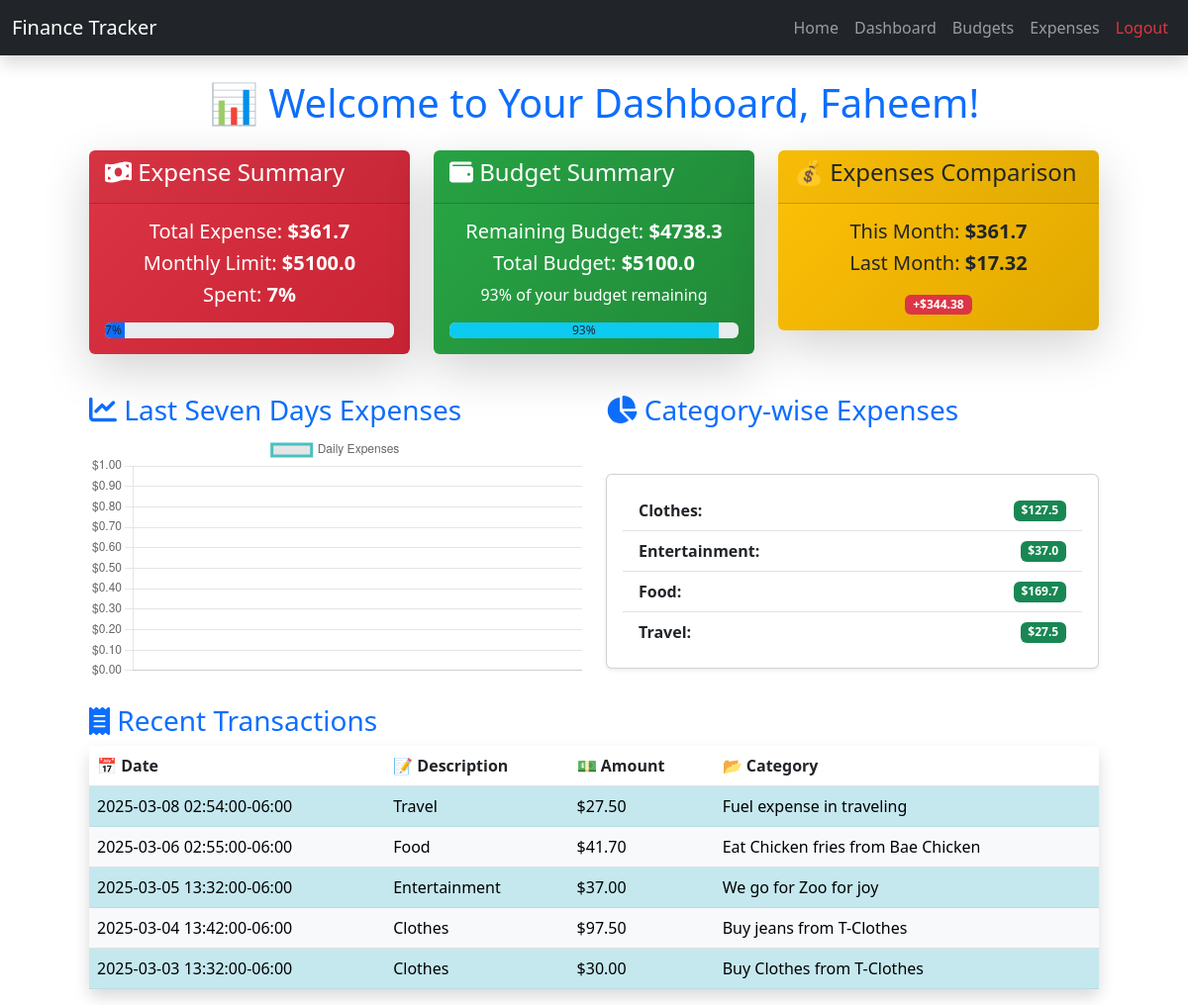
Page /dashboard (signed in) on the earlier database version.
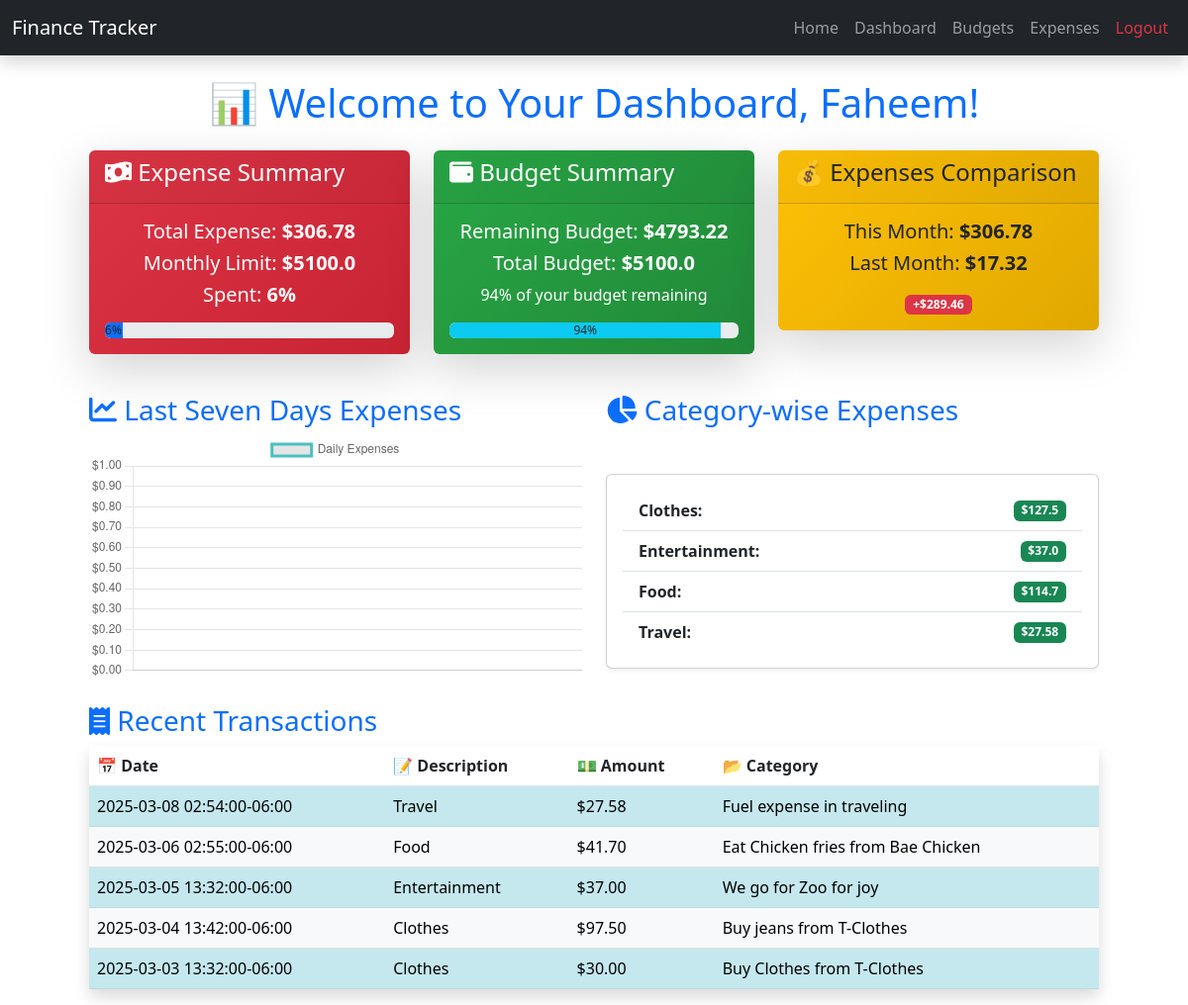
Same page on the later database version.
### app/models.py (models this page shows, shortened)
class User(db.Model, UserMixin):
    id = db.Column(db.Integer, primary_key=True)
    username = db.Column(db.String(150), unique=True, nullable=False)
    email = db.Column(db.String(150), unique=True, nullable=False)
    password_hash = db.Column(db.String(128))

class Budget(db.Model):
    id = db.Column(db.Integer, primary_key=True)
    user_id = db.Column(db.Integer, db.ForeignKey('user.id'), nullable=False)
    amount = db.Column(db.Float, nullable=False, default=0.0)  # Budget amount
    period = db.Column(db.String(10), nullable=False, default="monthly")  # monthly, weekly, biweekly
    created_at = db.Column(db.DateTime, nullable=False, default=lambda: datetime.now(utc_zone))
    month = db.Column(db.Integer, nullable=False)
    year = db.Column(db.Integer, nullable=False)

class Category(db.Model):
    id = db.Column(db.Integer, primary_key=True)
    name = db.Column(db.String(50), unique=True, nullable=False)

class Expense(db.Model):
    id = db.Column(db.Integer, primary_key=True)
    user_id = db.Column(db.Integer, db.ForeignKey('user.id'), nullable=False)
    amount = db.Column(db.Float, nullable=False)
    category_id = db.Column(db.Integer, db.ForeignKey('category.id'), nullable=False)
    description = db.Column(db.String(255), nullable=True)
    date = db.Column(db.DateTime, nullable=False, default=lambda: datetime.now(utc_zone).astimezone(local_tz))
    category = db.relationship('Category', backref='expenses')

### app/routes.py (the view)
@bp.route('/dashboard', methods=['GET'])
@login_required
def dashboard():
    current_month = datetime.utcnow().month
    current_year = datetime.utcnow().year
    today = datetime.utcnow()
    monthly_budget = Budget.query.filter_by(user_id=current_user.id, period="monthly", month=current_month, year=current_year).first()
    monthly_budget_amount = monthly_budget.amount if monthly_budget else 0
    total_expenses = round(db.session.query(func.sum(Expense.amount)).filter(
        Expense.user_id == current_user.id,
        func.extract('month', Expense.date) == current_month,
        func.extract('year', Expense.date) == current_year
    ).scalar() or 0, 2)
    remaining_monthly_budget = round(monthly_budget_amount - total_expenses, 2)
    remaining_budget_percentage = round((remaining_monthly_budget / monthly_budget_amount) * 100) if monthly_budget_amount > 0 else 0
    category_expenses = db.session.query(Category.name, func.sum(Expense.amount)).join(Expense).filter(
        Expense.user_id == current_user.id,
        func.extract('month', Expense.date) == current_month,
        func.extract('year', Expense.date) == current_year
    ).group_by(Category.name).all()
    category_expenses_data = [{"category": category, "total": total} for category, total in category_expenses]
    last_7_days_expenses = db.session.query(func.extract('day', Expense.date), func.sum(Expense.amount)).filter(
        Expense.user_id == current_user.id,
        Expense.date >= today - timedelta(days=7),
        Expense.date <= today
    ).group_by(func.extract('day', Expense.date)).all()
    last_7_days_expenses_data = [{"day": int(day), "total": total} for day, total in last_7_days_expenses]
    last_month = current_month - 1 if current_month > 1 else 12
    last_month_year = current_year if current_month > 1 else current_year - 1
    last_month_expenses = db.session.query(func.sum(Expense.amount)).filter(
        Expense.user_id == current_user.id,
        func.extract('month', Expense.date) == last_month,
        func.extract('year', Expense.date) == last_month_year
    ).scalar() or 0
    expense_percentage = round((total_expenses / monthly_budget_amount) * 100) if monthly_budget_amount > 0 else 0
    last_5_expenses = db.session.query(Expense).filter_by(user_id=current_user.id).order_by(Expense.date.desc()).limit(5).all()
    last_5_expenses_data = [{
        'description': expense.description,
        'amount': expense.amount,
        'category': expense.category,
        'date': expense.date.astimezone(local_tz)
    } for expense in last_5_expenses]
    expenses_exceeded = total_expenses > monthly_budget_amount
    return render_template("dashboard.html",
                           monthly_budget=monthly_budget_amount,
                           total_expenses=total_expenses,
                           remaining_budget=remaining_monthly_budget,
                           remaining_budget_percentage=remaining_budget_percentage,
                           category_expenses=category_expenses_data,
                           daily_expenses=last_7_days_expenses_data,
                           expense_percentage=expense_percentage,
                           last_month_expenses=last_month_expenses,
                           current_month=current_month,
                           current_year=current_year,
                           last_month=last_month,
                           last_month_year=last_month_year,
                           last_5_expenses=last_5_expenses_data,
                           expenses_exceeded=expenses_exceeded)

### app/__init__.py (called while the page is built)
@login_manager.user_loader
def load_user(user_id):
    from app.models import User
    return User.query.get(int(user_id))

### app/templates/dashboard.html (shortened to what this page needs)
{% extends 'base.html' %}
{% block content %}
<div class="container-fluid px-5">
    <div class="grid">
        <h1 class="my-4 text-center text-primary">📊 Welcome to Your Dashboard, {{ current_user.username }}!</h1>
        <div class="row">
            <div class="col-md-4">
                <div class="card text-white mb-3 shadow-lg border-0" style="background: linear-gradient(135deg, #dc3545, #c82333);">
                    <div class="card-header d-flex justify-content-between align-items-center">
                        <h4><i class="fas fa-money-bill-wave"></i> Expense Summary</h4>
                    </div>
                    <div class="card-body text-center">
                        <h5 class="card-title">Total Expense: <strong>${{ total_expenses }}</strong></h5>
                        <h5 class="card-title">Monthly Limit: <strong>${{ monthly_budget }}</strong></h5>
                        <h5 class="card-title">Spent: <strong>{{ expense_percentage }}%</strong></h5>
                        <div class="progress mt-3">
                            <div class="progress-bar bg-primary text-dark" role="progressbar"
                                style="width: {{ expense_percentage }}%;"
                                aria-valuenow="{{ expense_percentage }}"
                                aria-valuemin="0" aria-valuemax="100">
                                {{ expense_percentage }}% Spent
                            </div>
                        </div>
                    </div>
                </div>
            </div>
            <div class="col-md-4">
                <div class="card text-white mb-3 shadow-lg border-0" style="background: linear-gradient(135deg, #28a745, #218838);">
                    <div class="card-header d-flex justify-content-between align-items-center">
                        <h4><i class="fas fa-wallet"></i> Budget Summary</h4>
                    </div>
                    <div class="card-body text-center">
                        <h5 class="card-title">Remaining Budget: <strong>${{ remaining_budget }}</strong></h5>
                        <h5 class="card-title">Total Budget: <strong>${{ monthly_budget }}</strong></h5>
                        <p class="mt-2 text-center">{{ remaining_budget_percentage if remaining_budget_percentage is not none else 0 | round(2) }}% of your budget remaining</p>
                        <div class="progress mt-3">
                            <div class="progress-bar bg-info text-dark" role="progressbar"
                                 style="width: {{ remaining_budget_percentage }}%;"
                                 aria-valuenow="{{ remaining_budget_percentage }}"
                                 aria-valuemin="0" aria-valuemax="100">
                                 {{ remaining_budget_percentage }}%
                            </div>
                        </div>
                    </div>
                </div>
            </div>
            <div class="col-md-4">
                <div class="card text-dark mb-3 shadow-lg border-0" style="background: linear-gradient(135deg, #ffc107, #e0a800);">
                    <div class="card-header d-flex justify-content-between align-items-center">
                        <h4>💰 Expenses Comparison</h4>
                    </div>
                    <div class="card-body text-center">
                        <h5 class="card-title">This Month: <strong>${{ total_expenses }}</strong></h5>
                        <h5 class="card-title">Last Month: <strong>${{ last_month_expenses }}</strong></h5>
                        <div class="mt-3">
                            <span class="badge {% if total_expenses > last_month_expenses %} bg-danger {% else %} bg-success {% endif %}">
                                {% if total_expenses > last_month_expenses %}
                                    +${{ total_expenses - last_month_expenses }}
                                {% else %}
                                    -${{ last_month_expenses - total_expenses }}
                                {% endif %}
                            </span>
                        </div>
                    </div>
                </div>
            </div>
        </div>
        <div class="row mt-4">
            <div class="col-md-6">
                <h3 class="text-primary"><i class="fas fa-chart-line"></i> Last Seven Days Expenses</h3>
                <canvas id="dailyExpenseChart" width="400" height="200"></canvas>
            </div>
            <div class="col-md-6">
                <h3 class="text-primary mb-4"><i class="fas fa-pie-chart"></i> Category-wise Expenses</h3>
                <div class="card shadow-sm mt-5">
                    <div class="card-body">
                        <ul class="list-group list-group-flush">
                            {% if category_expenses %}
                                {% for category in category_expenses %}
                                <li class="list-group-item d-flex justify-content-between align-items-center">
                                    <strong>{{ category.category }}:</strong>
                                    <span class="badge bg-success text-white">${{ category.total }}</span>
                                </li>
                                {% endfor %}
                            {% else %}
                                <li class="list-group-item text-center text-muted">
                                    <i class="fas fa-info-circle"></i> No category expenses recorded for this month.
                                </li>
                            {% endif %}
                        </ul>
                    </div>
                </div>
            </div>
        </div>
        <div class="row mt-4">
            <div class="col-md-12">
                <h3 class="text-primary"><i class="fas fa-receipt"></i> Recent Transactions</h3>
                <table class="table table-striped table-hover shadow rounded">
                    <thead class="bg-primary text-white">
                        <tr>
                            <th scope="col">📅 Date</th>
                            <th scope="col">📝 Description</th>
                            <th scope="col">💵 Amount</th>
                            <th scope="col">📂 Category</th>
                        </tr>
                    </thead>
                    <tbody>
                        {% for expense in last_5_expenses %}
                            <tr class="{% if loop.index % 2 == 0 %}table-light{% else %}table-info{% endif %}">
                                <td>{{ expense.date }}</td>
                                <td>{{ expense.category.name }}</td>
                                <td>${{ "{:,.2f}".format(expense.amount) }}</td>
                                <td>{{ expense.description }}</td>
                            </tr>
                        {% endfor %}
                    </tbody>
                </table>
            </div>
        </div>
    </div>
</div>
{% endblock %}

### app/templates/base.html (shortened to what this page needs)
<!DOCTYPE html>
<html lang="en">
<head>
    <link rel="stylesheet" href="https://cdn.jsdelivr.net/npm/bootstrap@5.3.0/dist/css/bootstrap.min.css">
</head>
<body>
    <nav class="navbar navbar-expand-lg navbar-dark bg-dark shadow">
        <div class="container-fluid">
            <a class="navbar-brand" href="{{ url_for('main.home') }}">Finance Tracker</a>
            <div class="navbar-nav ms-auto">
                {% if current_user.is_authenticated %}
                    <a class="nav-link" href="{{ url_for('main.home') }}">Home</a>
                    <a class="nav-link" href="{{ url_for('main.dashboard') }}">Dashboard</a>
                    <a class="nav-link" href="{{ url_for('main.view_budgets') }}">Budgets</a>
                    <a class="nav-link" href="{{ url_for('main.view_expenses') }}">Expenses</a>
                    <a class="nav-link text-danger" href="{{ url_for('main.logout') }}">Logout</a>
                {% else %}
                    <a class="nav-link" href="{{ url_for('main.login') }}">Login</a>
                    <a class="nav-link" href="{{ url_for('main.register') }}">Register</a>
                {% endif %}
            </div>
        </div>
    </nav>
    <div class="container mt-4">
        {% block content %}{% endblock %}
    </div>
</body>
</html>

Differences in the rows shown:
computed for Category "Food": total "169.7" → "114.7"
computed for Category "Travel": total "27.5" → "27.58"
changed Expense "Fuel expense in traveling": amount "27.50" → "27.58"
Other differences:
{{ total_expenses }}: "361.7" → "306.78"
{{ expense_percentage }}: "7" → "6"
{{ expense_percentage }}: 7 → 6 (drawn)
{{ remaining_budget }}: "4738.3" → "4793.22"
{{ remaining_budget_percentage }}: 93 → 94 (drawn)
{{ remaining_budget_percentage }}: "93" → "94"
{{ total_expenses - last_month_expenses }}: "344.38" → "289.46"
text no longer shown: "93"
text now shown: "94"
